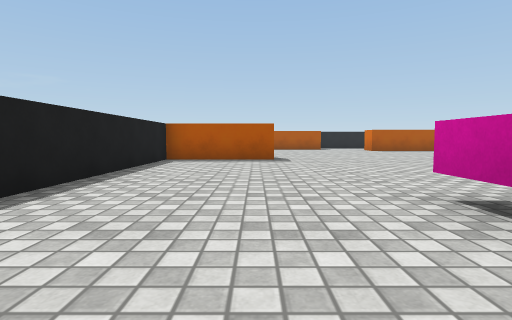
[1] (above)

17 first-person views from a walk through a 3-D level made in the Unity game engine. The camera is 0.58 m above the floor, tilts 4° down and sees 80° across. The floor is counted in squares, 1 m on a side. Each view is taken from the middle of a square. On the plan, view 1 faces up. The plan holds only what a view shows up to about 9 squares ahead; the rest is blank. Surface patterns are stand-ins for the level's own textures.

[2]
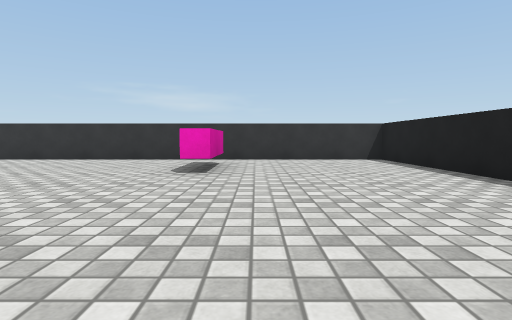

[3]
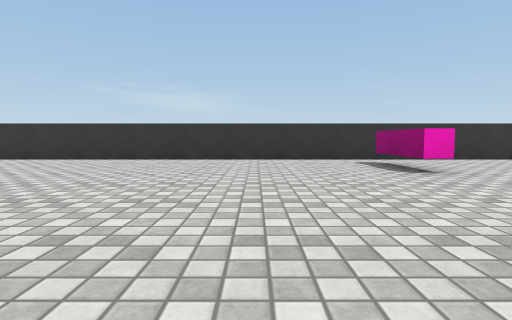

[4]
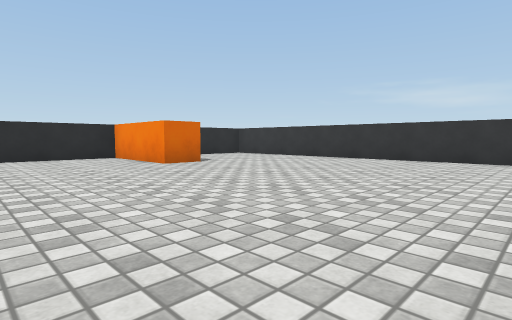

[5]
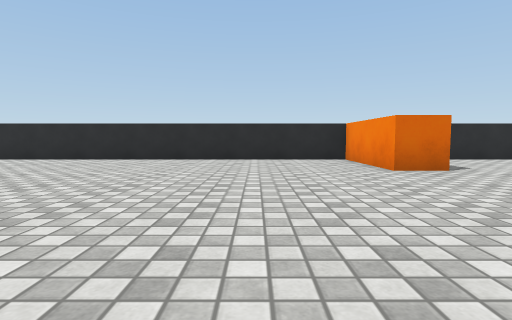

[6]
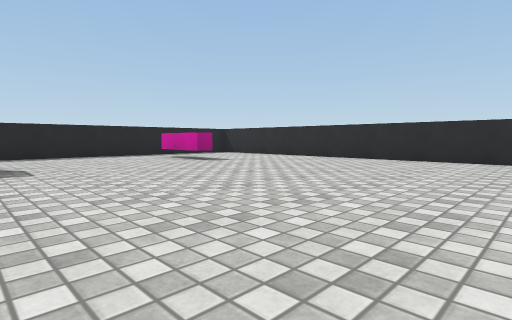

[7]
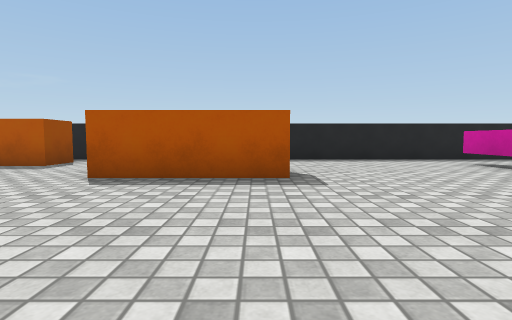

[8]
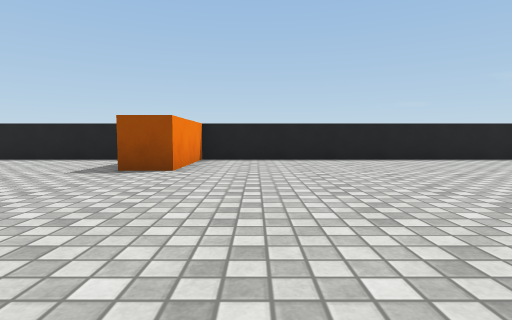

[9]
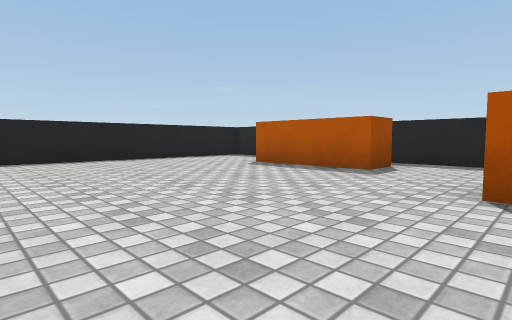

[10]
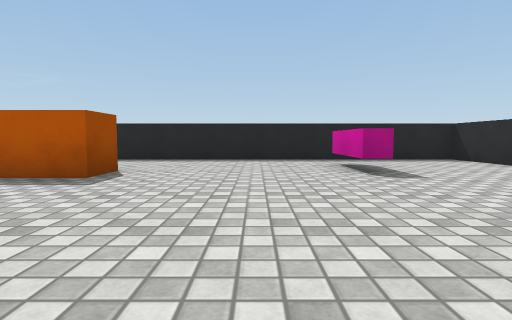

[11]
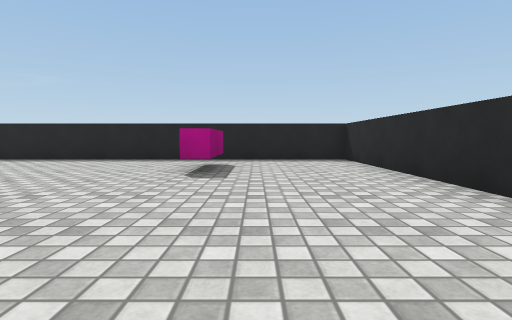

[12]
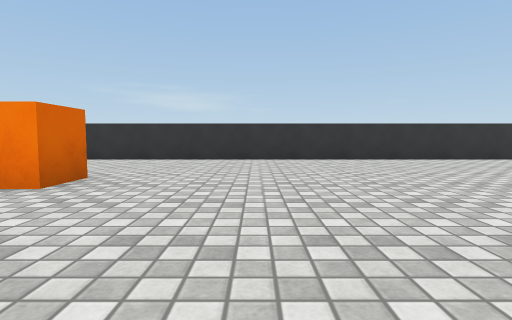

[13]
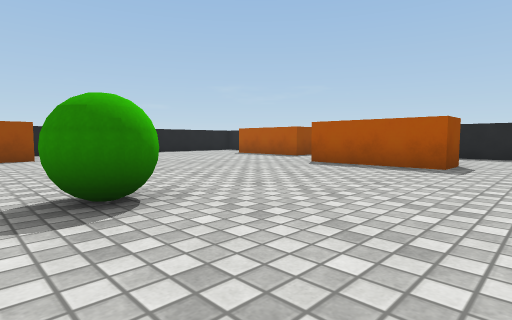

[14]
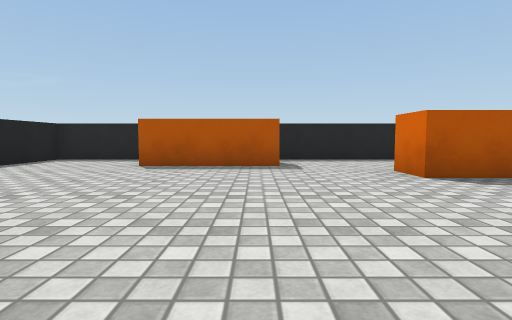

[15]
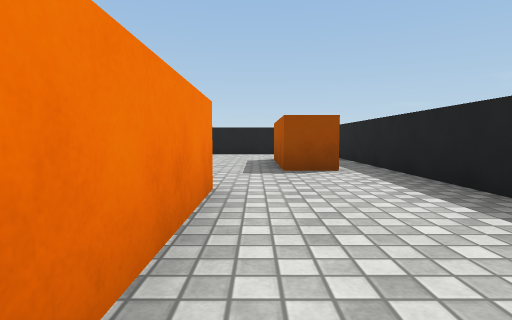

[16]
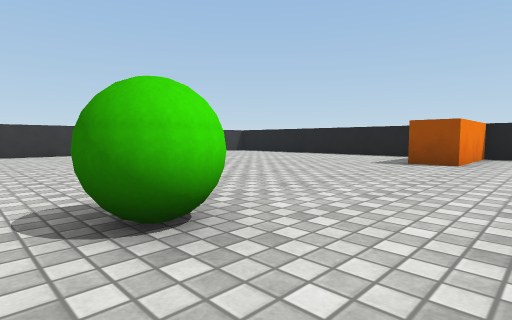

[17]
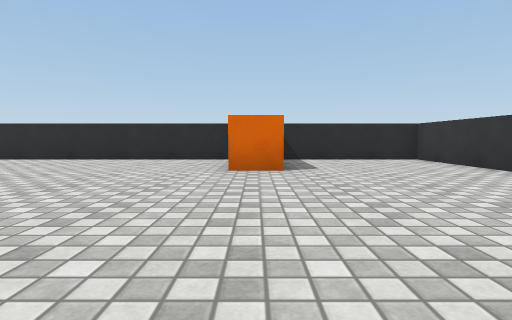

### Floor plan
Points are (right, up) in squares from view 1. A wall is a line through its corners. A room is listed if a view was taken in it or the views show most of it. See-through windows are left out.
Room 1 (views 1, 2, 3, 4, 5, 6, 7, 8, 9, 10, 11, 12, 13, 14, 15, 16, 17)
walls: (5.5, 14.5) (5.5, 15.5) (8.5, 15.5) (8.5, 14.5) (5.5, 14.5); (13.5, 3.4) (13.5, 4.5) (16.5, 4.5) (16.5, 18.5) (-2.5, 18.5) (-2.5, 9.5) (0.5, 9.5) (0.5, 8.5) (-2.5, 8.5) (-2.5, -0.5) (16.5, -0.5) (16.5, 3.2); (1.8, 1.8) (1.8, 3) (2.2, 3) (2.2, 1); (3.5, 17.6) (3.5, 16.5) (0.5, 16.5); (13.3, 16.2) (13.3, 15) (12.8, 15) (12.8, 17)
objects: other object (7, 9)

Where each view was taken, in squares from view 1:
view 1: 0 up, 0 right, facing up
view 2: 8 up, 1 right, facing down
view 3: 8 up, 5 right, facing down
view 4: 8 up, 7 right, facing down-right
view 5: 7 up, 8 right, facing right
view 6: 8 up, 8 right, facing up-right
view 7: 10 up, 8 right, facing up
view 8: 11 up, 6 right, facing left
view 9: 11 up, 6 right, facing up-left
view 10: 10 up, 11 right, facing up
view 11: 10 up, 14 right, facing up
view 12: 8 up, 11 right, facing down
view 13: 8 up, 10 right, facing up-left
view 14: 10 up, 3 right, facing up
view 15: 16 up, 9 right, facing left
view 16: 11 up, 8 right, facing down-left
view 17: 4 up, 8 right, facing right
